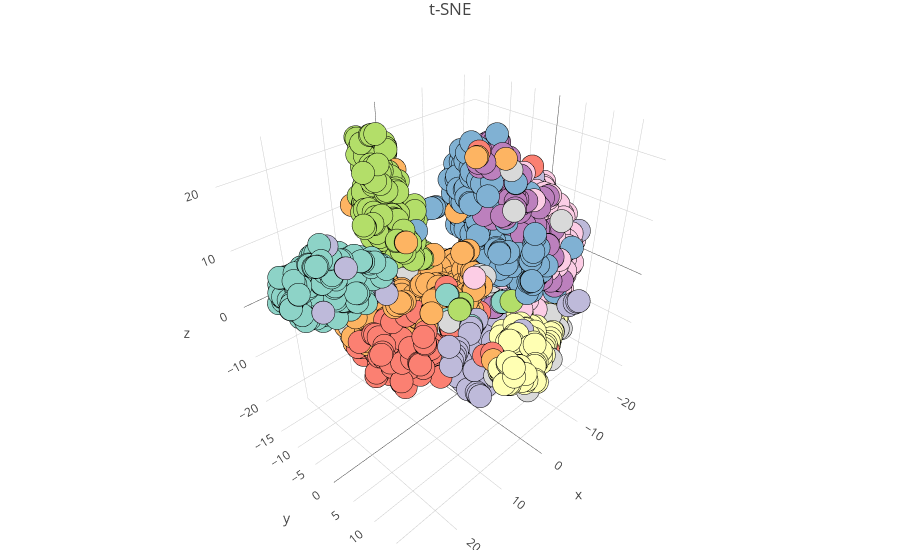

The notebook cell saved with this chart:
### Code cell
import colorlover as cl

def convert_colorscale_format(colorscale):
    plotly_colorscale = []
    for index, sec_value in enumerate(np.linspace(0, 1, len(colorscale))):
        plotly_colorscale.append([sec_value, colorscale[index]])
    return plotly_colorscale

colorset = cl.scales['10']['qual']['Set3']

cats = np.argmax(y, axis=1)
p1 = go.Scatter3d(x=sne_fit[:, 0], y=sne_fit[:, 1], z=sne_fit[:, 2],
                  mode='markers', 
                  marker=dict(color=cats,
                              colorscale=convert_colorscale_format(colorset),
                              showscale=False,
                              line=dict(color='black', width=1)),
                 text=cats)
layout=dict(
    title = 't-SNE',
    margin=dict(l=10, r=10,
                        t=30, b=10)
           )
fig = go.Figure(data=[p1], layout=layout)

py.offline.iplot(fig)

### Figure 1 — Plotly figure (JSON) as saved in the notebook; plotly's stock layout.template omitted (floating-point values rounded to 4 significant figures; data arrays with more than 128 entries replaced by an {"elided": "..."} marker saying what was removed)
{"data": [{"marker": {"color": {"elided": "2500 int values"}, "colorscale": [[0, "rgb(141,211,199)"], [0.1111, "rgb(255,255,179)"], [0.2222, "rgb(190,186,218)"], [0.3333, "rgb(251,128,114)"], [0.4444, "rgb(128,177,211)"], [0.5556, "rgb(253,180,98)"], [0.6667, "rgb(179,222,105)"], [0.7778, "rgb(252,205,229)"], [0.8889, "rgb(217,217,217)"], [1, "rgb(188,128,189)"]], "line": {"color": "black", "width": 1}, "showscale": false}, "mode": "markers", "text": {"elided": "2500 int values"}, "type": "scatter3d", "uid": "c9962495-4459-45e4-a92c-c8b97c016eb2", "x": {"elided": "2500 float values"}, "y": {"elided": "2500 float values"}, "z": {"elided": "2500 float values"}}], "layout": {"margin": {"b": 10, "l": 10, "r": 10, "t": 30}, "title": {"text": "t-SNE"}}}
